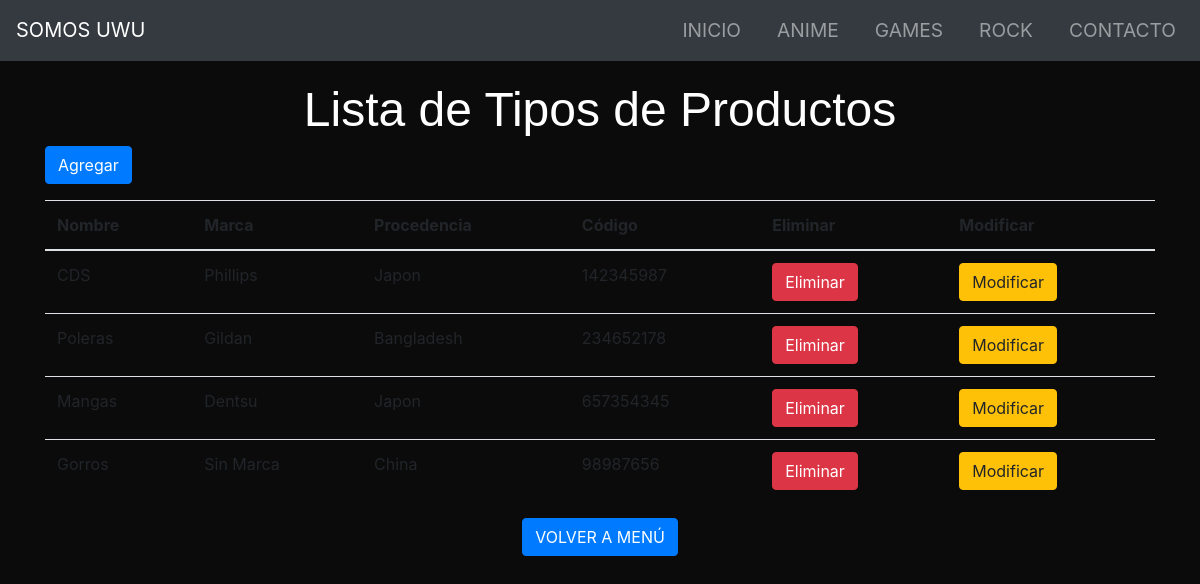
The page /tipos_productos/ (signed in) on the database its author committed.
### galeria/models.py (models this page shows, shortened)
class TipoProducto(models.Model):
    nombre = models.CharField(max_length=100)
    marca = models.CharField(max_length=100)
    procedencia = models.CharField(max_length=100)
    codigo = models.IntegerField(unique=True)

### galeria/views.py (the view)
# urls.py: path('tipos_productos/', views.lista_tipos_productos, name='lista_tipos_productos'),
@login_required
def lista_tipos_productos(request):
    tipos_productos = TipoProducto.objects.all()
    return render(request, 'galeria/lista_tipos_productos.html', {'tipos_productos': tipos_productos})

### galeria/templates/galeria/lista_tipos_productos.html (shortened to what this page needs)
<!DOCTYPE html>
<html lang="es">
<head>
    {% load static %}
    <link href="{% static 'css/estilos.css' %}" rel="stylesheet">
    <link href="https://stackpath.bootstrapcdn.com/bootstrap/4.5.2/css/bootstrap.min.css" rel="stylesheet">
</head>
<body>
    <nav class="navbar navbar-expand-lg navbar-dark bg-dark">
        <a class="navbar-brand" href="{% url 'index' %}">SOMOS UWU</a>
        <div class="collapse navbar-collapse" id="navbarNav">
            <ul class="navbar-nav ml-auto">
                <li class="nav-item">
                    <a class="nav-link" href="{% url 'index' %}">INICIO</a>
                </li>
                <li class="nav-item">
                    <a class="nav-link" href="{% url 'anime' %}">ANIME</a>
                </li>
                <li class="nav-item">
                    <a class="nav-link" href="{% url 'games' %}">GAMES</a>
                </li>
                <li class="nav-item">
                    <a class="nav-link" href="{% url 'rock' %}">ROCK</a>
                </li>
                <li class="nav-item">
                    <a class="nav-link" href="{% url 'alumnos_add' %}">CONTACTO</a>
                </li>
            </ul>
        </div>
    </nav>
    <h3 class="center-text text-white">Lista de Tipos de Productos</h3>
    <div class="container">
        <a href="{% url 'crear_tipo_producto' %}" class="btn btn-primary mb-3">Agregar</a>
        <table class="table">
            <thead>
                <tr>
                    <th>Nombre</th>
                    <th>Marca</th>
                    <th>Procedencia</th>
                    <th>Código</th>
                    <th>Eliminar</th>
                    <th>Modificar</th>
                </tr>
            </thead>
            <tbody>
                {% if tipos_productos %}
                    {% for tipo in tipos_productos %}
                    <tr>
                        <td>{{ tipo.nombre }}</td>
                        <td>{{ tipo.marca }}</td>
                        <td>{{ tipo.procedencia }}</td>
                        <td>{{ tipo.codigo }}</td>
                        <td><a href="{% url 'eliminar_tipo_producto' tipo.id %}" class="btn btn-danger">Eliminar</a></td>
                        <td><a href="{% url 'editar_tipo_producto' tipo.id %}" class="btn btn-warning">Modificar</a></td>
                    </tr>
                    {% endfor %}
                {% else %}
                    <tr>
                        <td colspan="6">No hay tipos de productos disponibles.</td>
                    </tr>
                {% endif %}
            </tbody>
        </table>
    </div>
     <center>
    <div class="center">
        <a href="{% url 'dashboard' %}" class="btn btn-primary">VOLVER A MENÚ</a>
    </div>
  </center>
</body>
</html>

### Static/css/estilos.css (style rules this page uses)
body { background-color: #1c1c1c; color: #ffffff; font-family: 'Arial', sans-serif; margin: 0; padding: 0; }
.navbar { margin-bottom: 20px; }
.center-text { text-align: center; margin-top: 20px; font-family: 'Arial Black', sans-serif; font-size: 3em; color: white; }
.btn-primary { background-color: #007bff; border-color: #007bff; color: white; }
.navbar-brand, .nav-link { font-size: 1.2em; }
.navbar-nav .nav-item { margin-left: 20px; }
a { text-decoration: none; color: white; }

### galeria/templates/galeria/lista_tipos_productos.html (style rules this page uses)
body { background-color: #0c0b0b; }
.center-text { text-align: center; margin-top: 20px; }

### rows shown on the page
TipoProducto: nombre "CDS", marca "Phillips", procedencia "Japon", codigo "142345987"
TipoProducto: nombre "Poleras", marca "Gildan", procedencia "Bangladesh", codigo "234652178"
TipoProducto: nombre "Mangas", marca "Dentsu", procedencia "Japon", codigo "657354345"
TipoProducto: nombre "Gorros", marca "Sin Marca", procedencia "China", codigo "98987656"
